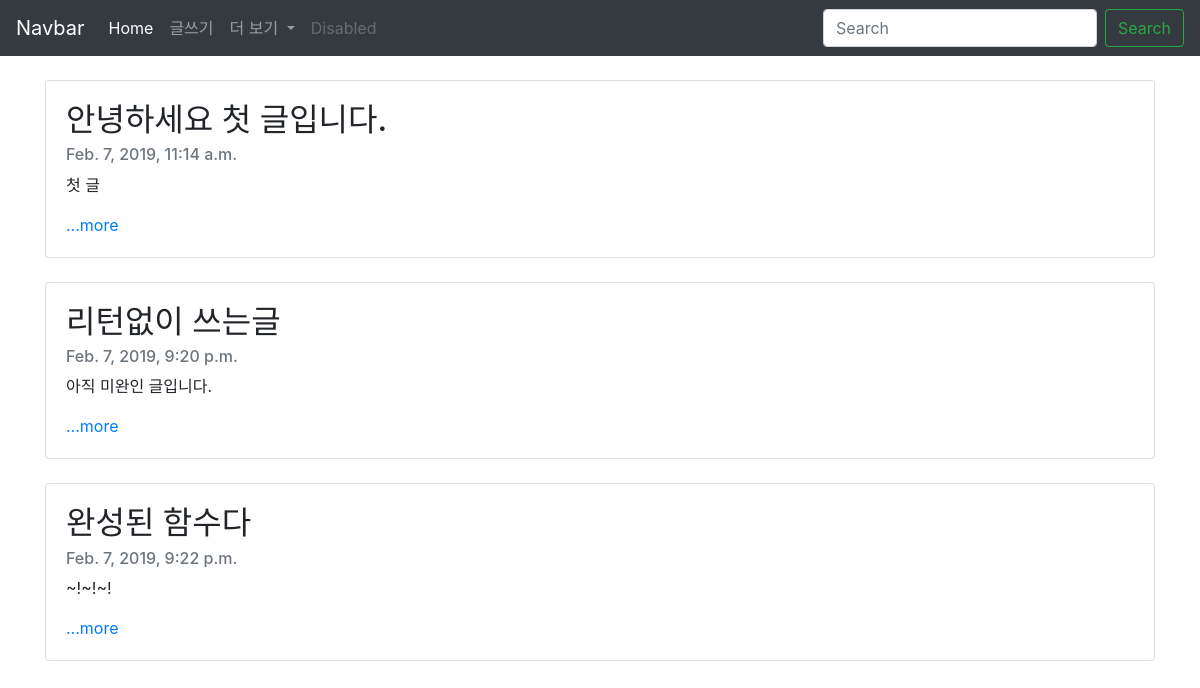
Before: / with the older database file.
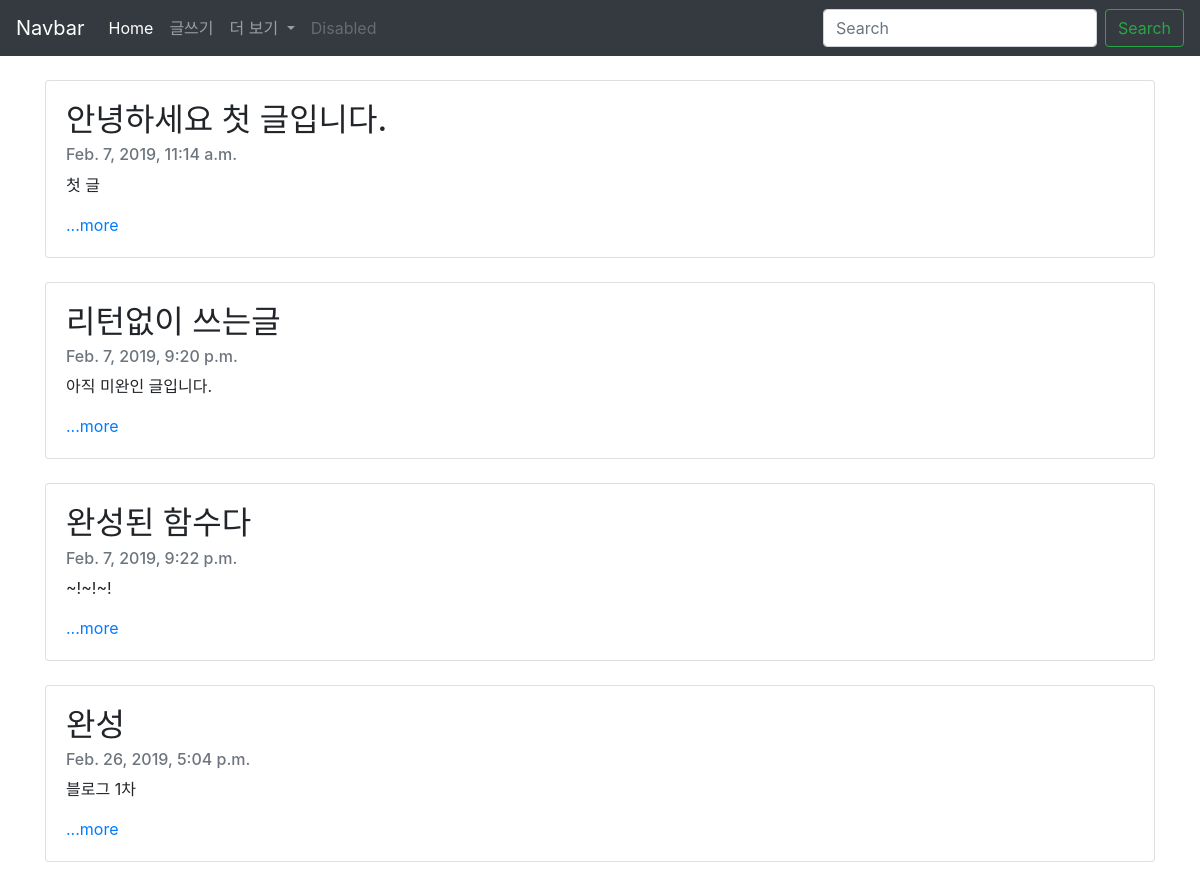
After: the same page with the newer database file.
### blogapp/models.py (models this page shows, shortened)
class Blog(models.Model):
    title = models.CharField(max_length=200)
    pub_date = models.DateTimeField('date published')
    body = models.TextField()
    def summary(self):
        return self.body[:100]

### blogapp/views.py (the view)
# urls.py: 2. Add a URL to urlpatterns:  path('', views.home, name='home')
def home(request):
    blogs = Blog.objects
    blog_list = Blog.objects.all()
    paginator = Paginator(blog_list, 3)
    page = request.GET.get('page')
    posts = paginator.get_page(page)
    return render(request, 'home.html', {'blogs':blogs, 'posts':[posts ]})

### blogapp/templates/home.html
{% extends 'base.html' %}
{% block contents %}
<body>
<br>
{% for blog in blogs.all %}
    <div class="container">
        <div class="card">
        <div class="card-body">
        <h2 class="card-title">{{blog.title}}</h2>
        <h6 class="card-subtitle mb-2 text-muted">{{blog.pub_date}}</h6>
        <p class="card-text">{{blog.summary}}</p>
        <a href="{% url 'detail' blog.id %}" class="card-link">...more</a>
        </div>
        </div> <br>
    </div>
{%endfor%}
</body>
{%endblock%}

### blogproject/templates/base.html (shortened to what this page needs)
<head>
    <link rel="stylesheet" href="https://stackpath.bootstrapcdn.com/bootstrap/4.2.1/css/bootstrap.min.css">
</head>
<body>
    <nav class="navbar navbar-expand-lg navbar-dark bg-dark">
        <a class="navbar-brand" href="#">Navbar</a>
        <div class="collapse navbar-collapse" id="navbarSupportedContent">
          <ul class="navbar-nav mr-auto">
            <li class="nav-item active">
              <a class="nav-link" href="{% url 'home'%}">Home <span class="sr-only">(current)</span></a>
            </li>
            <li class="nav-item">
              <a class="nav-link" href="{% url 'new' %}">글쓰기</a>
            </li>
            <li class="nav-item dropdown">
              <a class="nav-link dropdown-toggle" href="#" id="navbarDropdown" role="button" data-toggle="dropdown" aria-haspopup="true" aria-expanded="false">
                더 보기
              </a>
            </li>
            <li class="nav-item">
              <a class="nav-link disabled" href="#" tabindex="-1" aria-disabled="true">Disabled</a>
            </li>
          </ul>
          <form class="form-inline my-2 my-lg-0">
            <input class="form-control mr-sm-2" type="search" placeholder="Search" aria-label="Search">
            <button class="btn btn-outline-success my-2 my-sm-0" type="submit">Search</button>
          </form>
        </div>
      </nav>
{% block contents %}
{% endblock %}
</body>

Changed rows visible on the page:
added Blog: title "완성", pub_date "Feb. 26, 2019, 5:04 p.m.", summary "블로그 1차"
